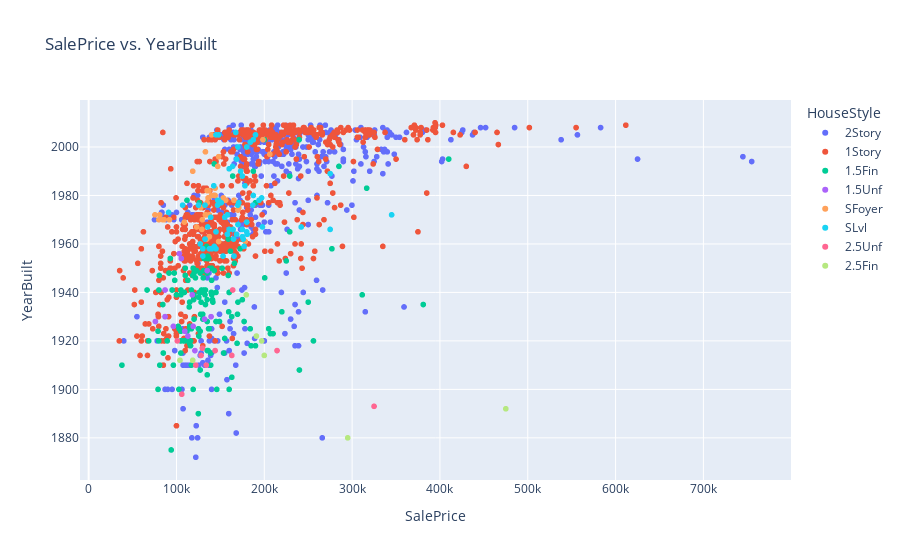

This figure's notebook cell:
### Code cell
fig = px.scatter(prices_df,
                 x='SalePrice',
                 y='YearBuilt',
                 color='HouseStyle',

                 title='SalePrice vs. YearBuilt')
fig.update_traces(marker_size=6)
fig.show()

### Figure 1 — Plotly figure (JSON) as saved in the notebook; plotly's stock layout.template omitted (floating-point values rounded to 4 significant figures; data arrays with more than 128 entries replaced by an {"elided": "..."} marker saying what was removed)
{"data": [{"hovertemplate": "HouseStyle=2Story<br>SalePrice=%{x}<br>YearBuilt=%{y}<extra></extra>", "legendgroup": "2Story", "marker": {"color": "#636efa", "size": 6, "symbol": "circle"}, "mode": "markers", "name": "2Story", "showlegend": true, "type": "scattergl", "x": {"elided": "445 int values"}, "xaxis": "x", "y": {"elided": "445 int values"}, "yaxis": "y"}, {"hovertemplate": "HouseStyle=1Story<br>SalePrice=%{x}<br>YearBuilt=%{y}<extra></extra>", "legendgroup": "1Story", "marker": {"color": "#EF553B", "size": 6, "symbol": "circle"}, "mode": "markers", "name": "1Story", "showlegend": true, "type": "scattergl", "x": {"elided": "726 int values"}, "xaxis": "x", "y": {"elided": "726 int values"}, "yaxis": "y"}, {"hovertemplate": "HouseStyle=1.5Fin<br>SalePrice=%{x}<br>YearBuilt=%{y}<extra></extra>", "legendgroup": "1.5Fin", "marker": {"color": "#00cc96", "size": 6, "symbol": "circle"}, "mode": "markers", "name": "1.5Fin", "showlegend": true, "type": "scattergl", "x": {"elided": "154 int values"}, "xaxis": "x", "y": {"elided": "154 int values"}, "yaxis": "y"}, {"hovertemplate": "HouseStyle=1.5Unf<br>SalePrice=%{x}<br>YearBuilt=%{y}<extra></extra>", "legendgroup": "1.5Unf", "marker": {"color": "#ab63fa", "size": 6, "symbol": "circle"}, "mode": "markers", "name": "1.5Unf", "showlegend": true, "type": "scattergl", "x": [118000, 132000, 139400, 87000, 103200, 87000, 76000, 119000, 96500, 113000, 105500, 109500, 135000, 121000], "xaxis": "x", "y": [1939, 1929, 1930, 1930, 1956, 1941, 1928, 1926, 1926, 1922, 1954, 1924, 1949, 1916], "yaxis": "y"}, {"hovertemplate": "HouseStyle=SFoyer<br>SalePrice=%{x}<br>YearBuilt=%{y}<extra></extra>", "legendgroup": "SFoyer", "marker": {"color": "#FFA15A", "size": 6, "symbol": "circle"}, "mode": "markers", "name": "SFoyer", "showlegend": true, "type": "scattergl", "x": [144000, 153337, 156000, 198500, 148000, 206300, 81000, 86000, 133000, 129500, 135960, 118500, 137000, 75500, 137500, 144000, 84500, 137500, 134900, 135000, 165500, 171000, 148000, 133900, 127500, 178400, 80000, 147000, 140000, 108959, 134500, 170000, 140000, 123000, 133000, 129000, 92000], "xaxis": "x", "y": [1983, 1979, 1978, 2003, 1996, 1997, 1972, 1970, 1998, 1970, 1979, 1990, 1982, 1972, 1963, 1980, 1970, 1972, 1982, 1977, 1978, 1975, 1961, 1972, 1975, 1961, 1970, 1992, 1980, 1969, 1962, 1974, 2005, 1967, 1972, 1966, 1970], "yaxis": "y"}, {"hovertemplate": "HouseStyle=SLvl<br>SalePrice=%{x}<br>YearBuilt=%{y}<extra></extra>", "legendgroup": "SLvl", "marker": {"color": "#19d3f3", "size": 6, "symbol": "circle"}, "mode": "markers", "name": "SLvl", "showlegend": true, "type": "scattergl", "x": [130000, 91000, 168500, 180000, 180000, 173000, 158000, 176000, 151000, 142500, 187500, 242000, 130000, 165000, 125000, 275000, 148000, 158000, 175000, 170000, 139000, 164500, 148000, 153000, 168500, 345000, 187500, 175000, 107000, 146800, 135500, 159950, 155000, 174900, 187000, 158000, 147000, 137500, 143000, 140000, 149900, 160000, 184100, 140000, 163900, 179900, 194000, 171000, 145000, 145000, 127000, 132500, 178000, 169900, 190000, 177000, 197900, 180500, 132500, 170000, 165500, 167500, 274970, 197000, 145000], "xaxis": "x", "y": [1955, 1973, 1995, 2000, 1969, 1990, 1964, 1962, 1977, 1984, 1980, 1967, 1958, 1962, 1976, 1989, 2005, 1972, 1988, 2000, 1971, 1966, 1978, 1955, 1964, 1972, 2003, 1963, 1976, 1976, 1967, 1966, 1971, 1966, 1976, 1964, 1978, 1958, 1959, 1958, 1977, 1991, 2002, 1958, 1992, 1965, 1978, 1977, 1965, 1958, 1960, 1962, 1984, 1976, 2005, 1959, 1967, 1964, 1976, 1968, 1955, 2006, 1966, 1979, 2005], "yaxis": "y"}, {"hovertemplate": "HouseStyle=2.5Unf<br>SalePrice=%{x}<br>YearBuilt=%{y}<extra></extra>", "legendgroup": "2.5Unf", "marker": {"color": "#FF6692", "size": 6, "symbol": "circle"}, "mode": "markers", "name": "2.5Unf", "showlegend": true, "type": "scattergl", "x": [101000, 133900, 214500, 325000, 163000, 128000, 106000, 164000, 144000, 129500, 122000], "xaxis": "x", "y": [1920, 1910, 1916, 1893, 1914, 1914, 1898, 1941, 1916, 1917, 1910], "yaxis": "y"}, {"hovertemplate": "HouseStyle=2.5Fin<br>SalePrice=%{x}<br>YearBuilt=%{y}<extra></extra>", "legendgroup": "2.5Fin", "marker": {"color": "#B6E880", "size": 6, "symbol": "circle"}, "mode": "markers", "name": "2.5Fin", "showlegend": true, "type": "scattergl", "x": [475000, 104000, 179500, 295000, 200000, 118500, 197000, 191000], "xaxis": "x", "y": [1892, 1912, 1939, 1880, 1914, 1912, 1920, 1922], "yaxis": "y"}], "layout": {"legend": {"title": {"text": "HouseStyle"}, "tracegroupgap": 0}, "title": {"text": "SalePrice vs. YearBuilt"}, "xaxis": {"anchor": "y", "domain": [0, 1], "title": {"text": "SalePrice"}}, "yaxis": {"anchor": "x", "domain": [0, 1], "title": {"text": "YearBuilt"}}}}
